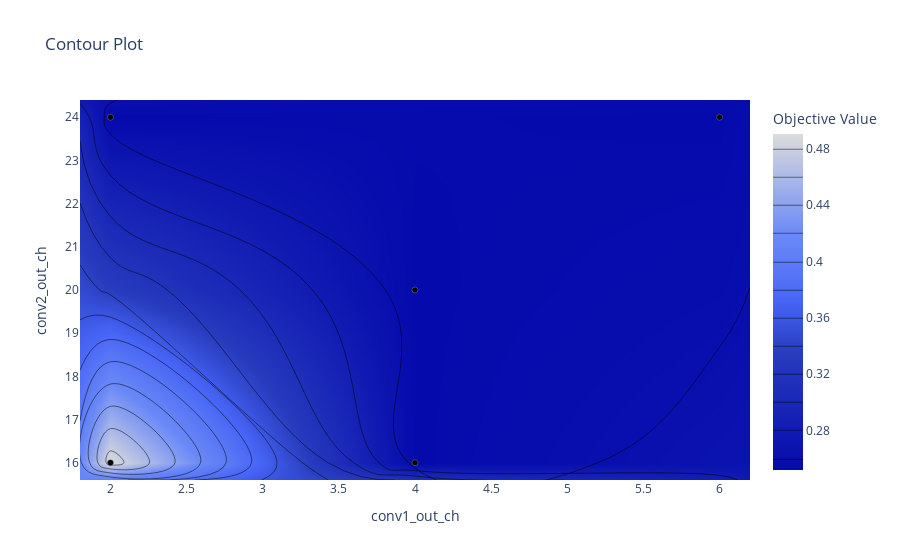

Write notebook code for a chart like this one.
### Code cell
optuna.visualization.plot_contour(study, params=['conv1_out_ch', 'conv2_out_ch'])

### Figure 1 — Plotly figure (JSON) as saved in the notebook; plotly's stock layout.template omitted (floating-point values rounded to 4 significant figures)
{"data": [{"colorbar": {"title": {"text": "Objective Value"}}, "colorscale": [[0, "rgb(5,10,172)"], [0.35, "rgb(40,60,190)"], [0.5, "rgb(70,100,245)"], [0.6, "rgb(90,120,245)"], [0.7, "rgb(106,137,247)"], [1, "rgb(220,220,220)"]], "connectgaps": true, "contours": {"coloring": "heatmap"}, "hoverinfo": "none", "line": {"smoothing": 1.3}, "reversescale": false, "type": "contour", "x": [1.8, 2, 4, 6, 6.2], "y": [15.6, 16, 20, 24, 24.4], "z": [[null, null, null, null, null], [null, 0.4906, 0.2519, null, null], [null, null, 0.2519, null, null], [null, 0.2519, null, 0.2519, null], [null, null, null, null, null]]}, {"marker": {"color": "black", "line": {"color": "Grey", "width": 0.5}}, "mode": "markers", "showlegend": false, "type": "scatter", "x": [2, 2, 6, 4, 4], "y": [24, 16, 24, 16, 20]}], "layout": {"title": {"text": "Contour Plot"}, "xaxis": {"range": [1.8, 6.2], "title": {"text": "conv1_out_ch"}}, "yaxis": {"range": [15.6, 24.4], "title": {"text": "conv2_out_ch"}}}}
